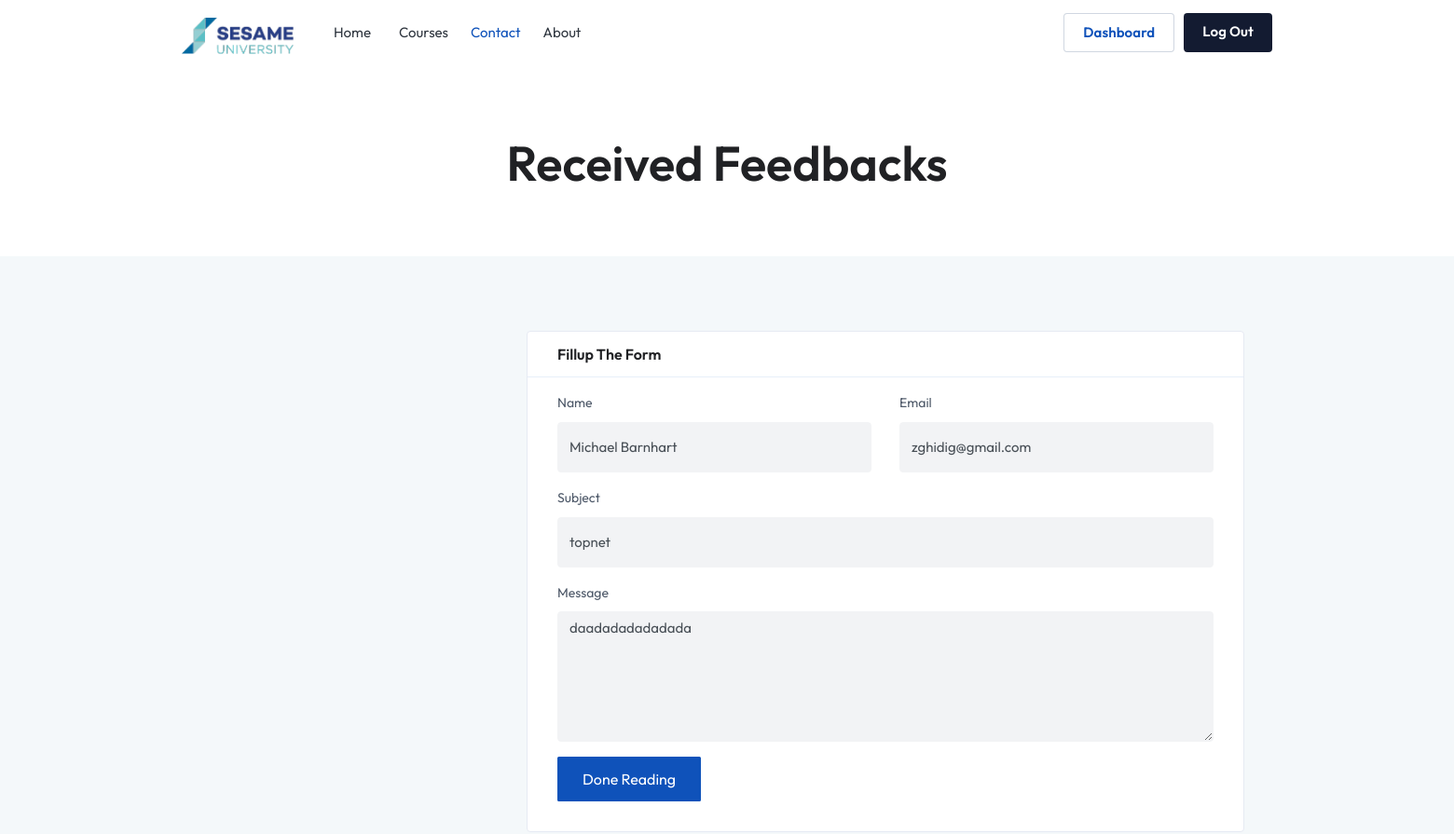
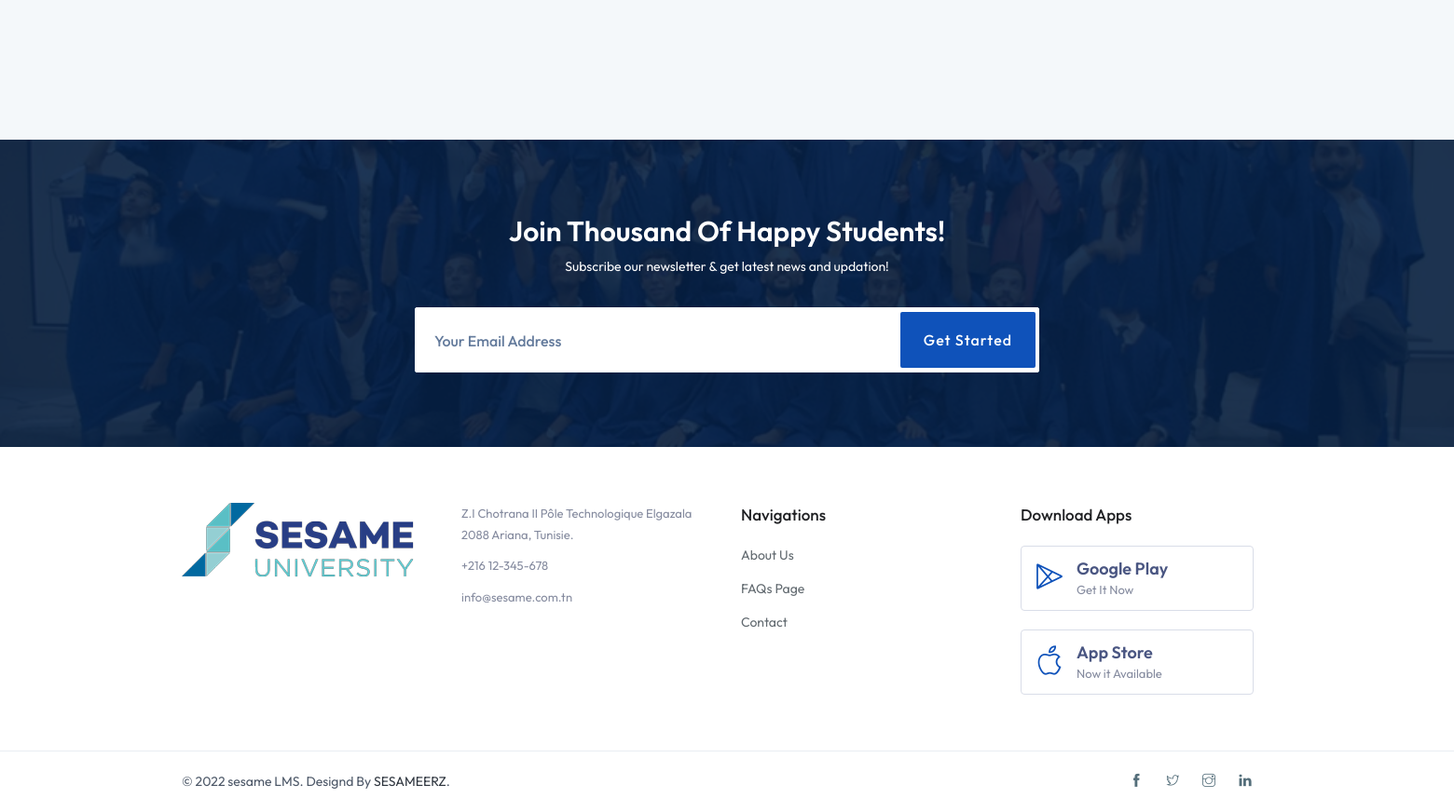
The app's page /LMS/feedbacks.php (signed in) with its own data (2 pictures, top to bottom).
### tables this page shows
CREATE TABLE `contacts` (
  `contact_id` int(11) NOT NULL,
  `name` varchar(255) DEFAULT NULL,
  `email` varchar(255) DEFAULT NULL,
  `subject` varchar(255) DEFAULT NULL,
  `message` longtext DEFAULT NULL
);

### backend/contactController/showContacts.php (called while the page is built)
<?php
$query = $conn->query("SELECT * FROM contacts");
?>

### LMS/feedbacks.php (the view, shortened to what this page needs)
<?php
require_once '../backend/config.php';
require_once '../backend/contactController/showContacts.php';
?>
<!DOCTYPE html>
<html lang="en">
<head>
        <link href="assets/css/styles.css" rel="stylesheet">
		<link href="assets/css/colors.css" rel="stylesheet">
    </head>
    <body class="dqrkblue-skin">
        <div id="main-wrapper">
			<div class="header header-light">
					<div class="container">
						<nav id="navigation" class="navigation navigation-landscape">
							<div class="nav-header">
								<a class="nav-brand" href="#">
									<img src="assets/img/logo-header.png" class="logo" alt="" />
								</a>
							</div>
							<div class="nav-menus-wrapper" style="transition-property: none;">
								<ul class="nav-menu">
									<li><a href="index.php">Home<span class="submenu-indicator"></span></a></li>
									<li><a href="full-width-course.php">Courses</a></li>
									<li class="active"><a href="contact.php">Contact</a></li>
									<li><a href="about-us.php">About</a></li>
								</ul>
								<ul class="nav-menu nav-menu-social align-to-right">
									<li class="login_click light active">
										<a href="dashboard.php">Dashboard</a>
									</li>
									<li class="login_click theme-bg">
										<a href="../backend/userController/logoutUser.php">Log Out</a>
									</li>
								</ul>
							</div>
						</nav>
					</div>
				</div>
		   <section class="page-title">
				<div class="container">
					<div class="row">
						<div class="col-lg-12 col-md-12">
							<div class="breadcrumbs-wrap">
								<h1 class="breadcrumb-title">Received Feedbacks</h1>
							</div>
						</div>
					</div>
				</div>
			</section>
			<section class="bg-light">
				<div style="margin-left: 550px"class="container">
					<div class="row">
						<div class="col-lg-8 col-md-7">
							<?php
							if($query->rowCount() > 0){
								while($result = $query->fetch()){
									echo'
									<form method="POST" action="../backend/contactController/deleteContact.php?id='.$result['contact_id'].'">
									<div class="prc_wrap">
										<div class="prc_wrap_header">
											<h4 class="property_block_title">Fillup The Form</h4>
										</div>
										<div class="prc_wrap-body">
											<div class="row">
												<div class="col-lg-6 col-md-12">
													<div class="form-group">
														<label>Name</label>
														<input type="text" name="name" class="form-control simple" value="'.$result['name'].'"  disabled>
													</div>
												</div>
												<div class="col-lg-6 col-md-12">
													<div class="form-group">
														<label>Email</label>
														<input type="email" name="email" class="form-control simple" value="'.$result['email'].'" disabled>
													</div>
												</div>
											</div>
											<div class="form-group">
												<label>Subject</label>
												<input type="text" name="subject" class="form-control simple" value="'.$result['subject'].'" disabled>
											</div>
											<div class="form-group">
												<label>Message</label>
												<textarea name="message" class="form-control simple" disabled>'.$result['message'].'</textarea>
											</div>
											<div class="form-group">
												<input type="submit" value="Done Reading" class="btn btn-theme">
											</div>
										</div>
									</div>
									<br><br>
									</form>';
								}
							}else{
								echo '<div class="alert alert-dark" role="alert">
								There is no new feedbacks.
							  </div>';
							}
							?>
						</div>
					</div>
				</div>
			</section>
			<section class="bg-cover newsletter inverse-theme" style="background:url(assets/img/75220624_2958815444132694_8750356843185831936_n.jpg);" data-overlay="9">
				<div class="container">
					<div class="row justify-content-center">
						<div class="col-lg-7 col-md-8 col-sm-12">
							<div class="text-center">
								<h2>Join Thousand of Happy Students!</h2>
								<p>Subscribe our newsletter & get latest news and updation!</p>
								<form class="sup-form">
									<input type="email" class="form-control sigmup-me" placeholder="Your Email Address" required="required">
									<input type="submit" class="btn btn-theme" value="Get Started">
								</form>
							</div>
						</div>
					</div>
				</div>
			</section>
			<footer class="light-footer">
				<div>
					<div class="container">
						<div class="row">
							<div class="col-lg-3 col-md-3">
								<div class="footer-widget">
									<img src="assets/img/logo-header.png" class="img-fluid" alt="" />
								</div>
							</div>
							<div class="col-lg-3 col-md-12">
								<div class="footer-widget">
									<div class="footer-add">
										<p>Z.I Chotrana II Pôle Technologique Elgazala
											2088 Ariana, Tunisie.</p>
										<p>+216 12-345-678</p>
										<p>info@sesame.com.tn</p>
									</div>
								</div>
							</div>
							<div class="col-lg-3 col-md-12">
								<div class="footer-widget">
									<h4 class="widget-title">Navigations</h4>
									<ul class="footer-menu">
										<li><a href="about-us.php">About Us</a></li>
										<li><a href="faq.html">FAQs Page</a></li>
										<li><a href="contact.php">Contact</a></li>
									</ul>
								</div>
							</div>
							<div class="col-lg-3 col-md-12">
								<div class="footer-widget">
									<h4 class="widget-title">Download Apps</h4>
									<a href="#" class="other-store-link">
										<div class="other-store-app">
											<div class="os-app-icon">
												<i class="lni-playstore theme-cl"></i>
											</div>
											<div class="os-app-caps">
												Google Play
												<span>Get It Now</span>
											</div>
										</div>
									</a>
									<a href="#" class="other-store-link">
										<div class="other-store-app">
											<div class="os-app-icon">
												<i class="lni-apple theme-cl"></i>
											</div>
											<div class="os-app-caps">
												App Store
												<span>Now it Available</span>
											</div>
										</div>
									</a>
								</div>
							</div>
						</div>
					</div>
				</div>
				<div class="footer-bottom">
					<div class="container">
						<div class="row align-items-center">
							<div class="col-lg-6 col-md-6">
								<p class="mb-0">© 2022 sesame LMS. Designd By <a href="">SESAMEERZ</a>.</p>
							</div>
							<div class="col-lg-6 col-md-6 text-right">
								<ul class="footer-bottom-social">
									<li><a href="#"><i class="ti-facebook"></i></a></li>
									<li><a href="#"><i class="ti-twitter"></i></a></li>
									<li><a href="#"><i class="ti-instagram"></i></a></li>
									<li><a href="#"><i class="ti-linkedin"></i></a></li>
								</ul>
							</div>
						</div>
					</div>
				</div>
			</footer>
		</div>
	</body>
</html>

### records on screen
contacts: name "Michael Barnhart", email "zghidig@gmail.com", subject "topnet", message "daadadadadadada"
